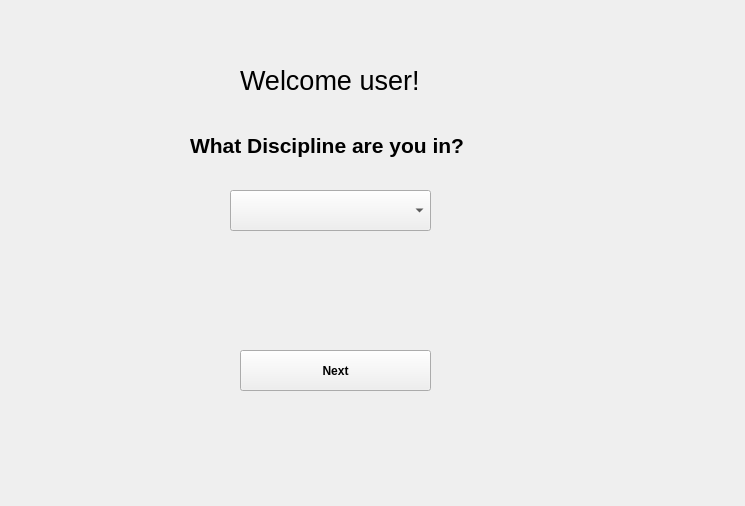
<?xml version="1.0" encoding="UTF-8"?>
<ui version="4.0">
 <class>Screen2</class>
 <widget class="QWidget" name="Screen2">
  <property name="geometry">
   <rect>
    <x>0</x>
    <y>0</y>
    <width>745</width>
    <height>506</height>
   </rect>
  </property>
  <property name="windowTitle">
   <string>Form</string>
  </property>
  <widget class="QLabel" name="label">
   <property name="geometry">
    <rect>
     <x>240</x>
     <y>50</y>
     <width>191</width>
     <height>61</height>
    </rect>
   </property>
   <property name="font">
    <font>
     <pointsize>20</pointsize>
    </font>
   </property>
   <property name="text">
    <string>Welcome user!</string>
   </property>
  </widget>
  <widget class="QLabel" name="label_3">
   <property name="geometry">
    <rect>
     <x>190</x>
     <y>110</y>
     <width>301</width>
     <height>71</height>
    </rect>
   </property>
   <property name="font">
    <font>
     <pointsize>16</pointsize>
     <weight>75</weight>
     <bold>true</bold>
    </font>
   </property>
   <property name="text">
    <string>What Discipline are you in?</string>
   </property>
  </widget>
  <widget class="QPushButton" name="nextBtn">
   <property name="geometry">
    <rect>
     <x>240</x>
     <y>350</y>
     <width>191</width>
     <height>41</height>
    </rect>
   </property>
   <property name="font">
    <font>
     <weight>75</weight>
     <bold>true</bold>
    </font>
   </property>
   <property name="text">
    <string>Next</string>
   </property>
  </widget>
  <widget class="QComboBox" name="comboBox">
   <property name="geometry">
    <rect>
     <x>230</x>
     <y>190</y>
     <width>201</width>
     <height>41</height>
    </rect>
   </property>
  </widget>
 </widget>
 <resources/>
 <connections/>
</ui>
